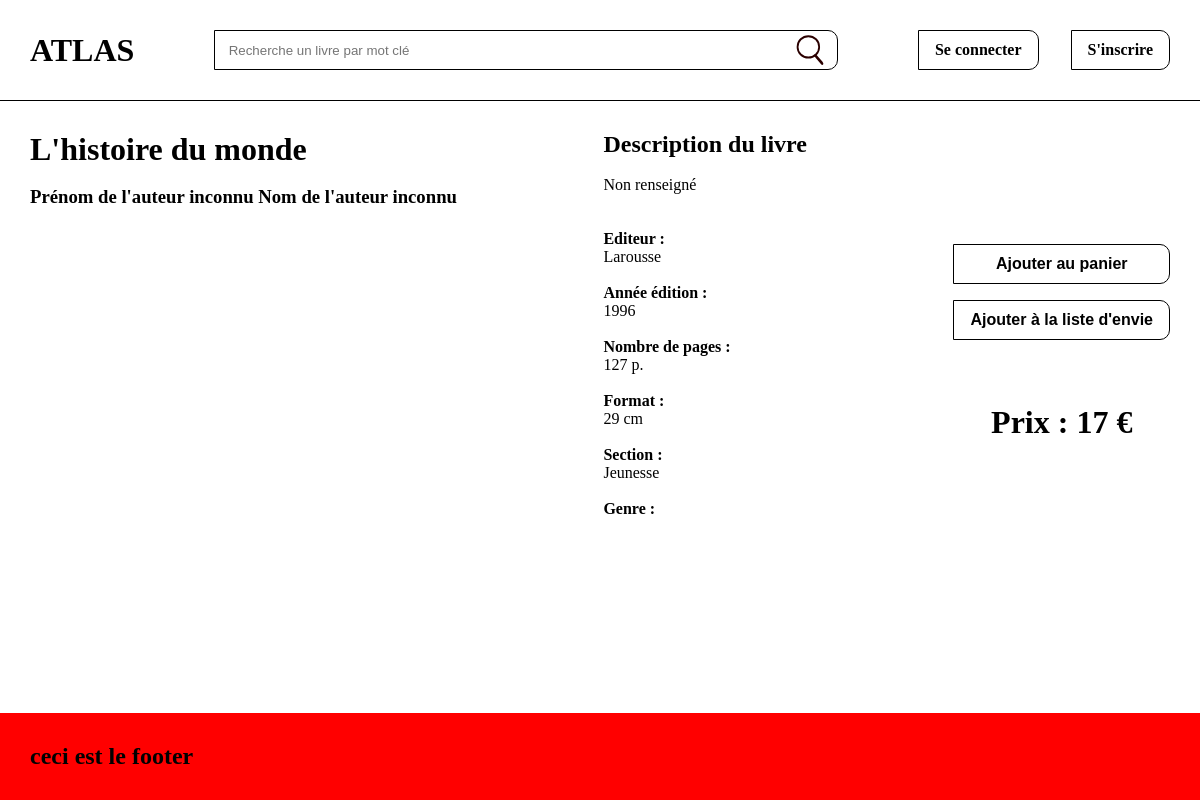
/controler/livre.ctrl.php?isbn=2-03-652407-9, run on an earlier commit of the app's database.
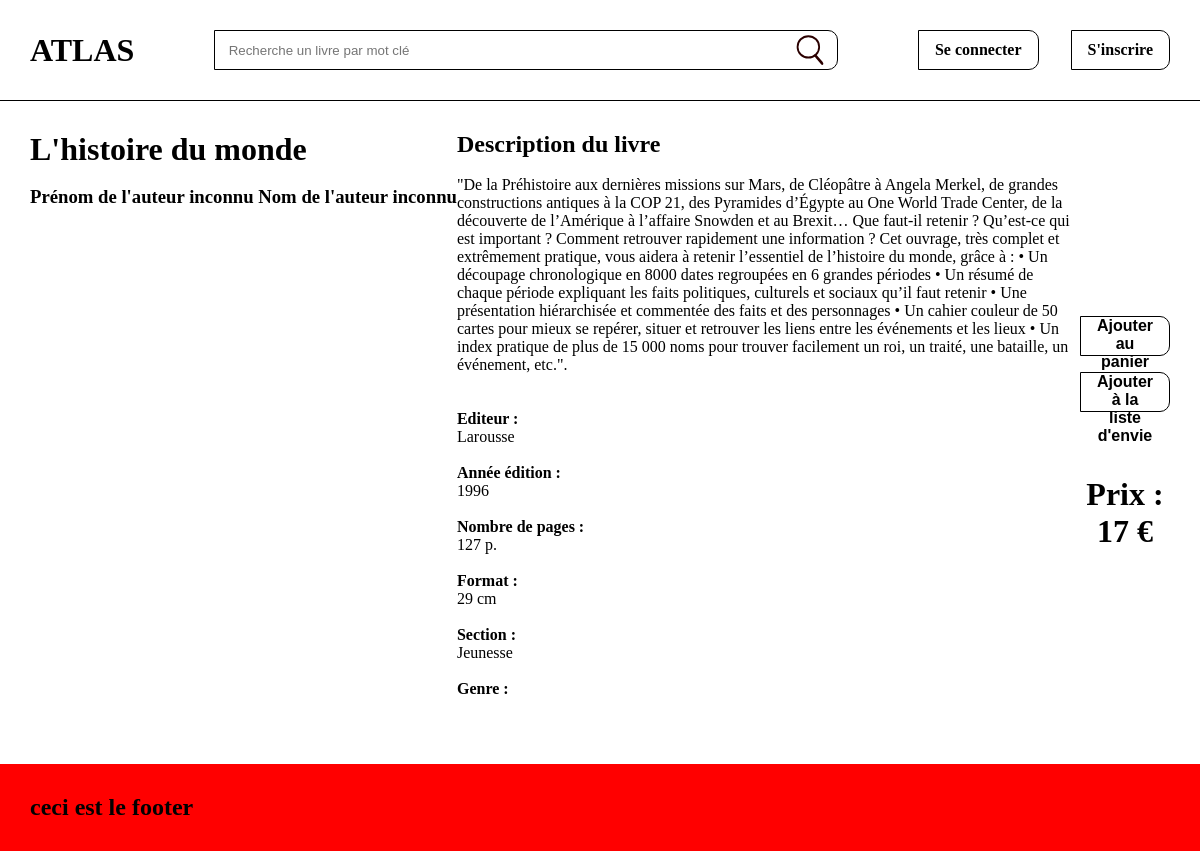
And on a later commit of the database.
### tables this page shows
CREATE TABLE livre (
	isbn STRING PRIMARY KEY,
	titre STRING,
	sousTitre STRING,
	auteurNom STRING,
	auteurPrenom STRING,
	auteurFacultatifNom STRING,
	auteurFacultatifPrenom STRING,
	editeur STRING,
	anneeedition STRING,
	pages STRING,
	format STRING,
	section STRING,
	prix NUMERIC,
	imageURL STRING,
	synopsis TEXT
);

### framework/view.fw.php (called while the page is built, shortened)
<?php
class View {
  function display(string $filename) {
    $filePath = "../view/".$filename;
    require($filePath);
    exit(0);
  }
}
?>

### controler/livre.ctrl.php (called while the page is built, shortened)
<?php
require_once('../model/globalDAO.php');
require_once('../model/LivreDAO.class.php');
require_once(__DIR__.'/../framework/view.fw.php');
if (isset($_GET["isbn"])){
    $isbn = $_GET["isbn"];
}
else {
    print("Erreur, isbn non trouvé");
    exit(1);
}
$dao = new LivreDAO();
$livre = $dao->getLivre($isbn);
$auteurprenom = $livre->getAuteurPrenom();
$auteurnom = $livre->getAuteurNom();
$titre = $livre->getTitre();
$prix = $livre->getPrix();
$genre = $livre->getSousTitre();
$auteurfacultatifnom =$livre->getAuteurFacultatifNom();
$auteurfacultatifprenom = $livre->getAuteurFacultatifPrenom();
$anneeedition = $livre->getAnneeEdition();
$pages = $livre->getPages();
$editeur = $livre->getEditeur();
$format = $livre->getFormat();
$section = $livre->getSection();
$synopsis = $livre -> getSynopsis();
$imageURL = $livre -> getImageURL();
if($auteurprenom == ''){
    $auteurprenom = "Prénom de l'auteur inconnu";
}
if($auteurnom == ''){
    $auteurnom = "Nom de l'auteur inconnu";
}
if($auteurfacultatifnom == ''){
    $auteurfacultatifnom = "";
}
if($auteurfacultatifprenom == ''){
    $auteurfacultatifprenom = "";
}
$view = new View();
$view->assign("auteurprenom",$auteurprenom);
$view->assign("auteurnom", $auteurnom);
$view->assign("titre", $titre);
$view->assign("prix",$prix);
$view->assign("synopsis", $synopsis);
$view->assign("genre", $genre);
$view->assign("auteurfacultatifnom",$auteurfacultatifnom);
$view->assign("auteurfacultatifprenom", $auteurfacultatifprenom);
$view->assign("anneeedition",$anneeedition);
$view->assign("pages",$pages);
$view->assign("format",$format);
$view->assign("editeur",$editeur);
$view->assign("section",$section);
$view -> assign("synopsis", $synopsis);
$view -> assign("imageURL", $imageURL);
$view -> display("livre.view.php");
?>

### model/globalDAO.php (called while the page is built, shortened)
<?php
	function getDAO() {
		static $dao = NULL;
		if ($dao == NULL){
			$database = 'sqlite:'.dirname(__FILE__).'/../data/database.db';
			try {
				$dao = new PDO($database);
			} catch (PDOException $e) {
				die("PDO Error :".$e -> getMessage()."$database\n");
			}
		}
		return $dao;
	}
?>

### model/LivreDAO.class.php (called while the page is built, shortened)
<?php
require_once(dirname(__FILE__).'/Livre.class.php');
require_once(dirname(__FILE__).'/globalDAO.php');
  class LivreDAO {
    private $db;
    function __construct() {
      $this -> db = getDAO();
    }
    function getLivre(string $isbn) : Livre {
      $req = "SELECT * FROM livre WHERE isbn='$isbn'";
      $pdo = $this -> db -> query($req);
      $result = $pdo -> fetchAll(PDO::FETCH_ASSOC);
      $prix = floatval($result[0]["prix"]);
      $synopsis = "";
      if ($result[0]["auteurFacultatifNom"] == null){
        $auteurFacultatifNom = "";
      } else {
        $auteurFacultatifNom = $result[0]["auteurFacultatifNom"];
      }
      if ($result[0]["auteurFacultatifPrenom"] == null){
        $auteurFacultatifPrenom = "";
      } else {
        $auteurFacultatifPrenom = $result[0]["auteurFacultatifPrenom"];
      }
      if ($result[0]["imageURL"] == ""){
        $imageURL = "../view/assets/images/imageTest.jpg";
      } else {
        $imageURL = $result[0]["imageURL"];
      }
      if ($result[0]["synopsis"] == ""){
        $synopsis = "Non renseigné";
      } else {
        $synopsis = $result[0]["synopsis"];
      }
      $livre = new Livre($result[0]["isbn"], $result[0]["titre"], $result[0]["sousTitre"], $result[0]["auteurNom"], $result[0]["auteurPrenom"], $auteurFacultatifNom, $auteurFacultatifPrenom, $result[0]["editeur"], $result[0]["anneeedition"], $result[0]["pages"], $result[0]["format"], $result[0]["section"], $prix, $synopsis, $imageURL);
      return $livre;
    }
  }
?>

### model/Livre.class.php (called while the page is built, shortened)
<?php
class Livre {
  private string $titre;
  private string $auteurNom;
  private string $auteurPrenom;
  private string $editeur;
  private string $anneeEdition;
  private string $pages;
  private string $format;
  private string $section;
  private float $prix;
  private string $synopsis;
  function __construct(string $numISBN = "", string $titre = "", string $sousTitre = "", string $auteurNom = "", string $auteurPrenom = "", string $auteurFacultatifNom = "", string $auteurFacultatifPrenom = "", string $editeur = "", string $anneeEdition = "", string $pages = "", string $format = "" , string $section = "", float $prix = 0.0, string $synopsis = "", string $imageURL = "") {
    $this->titre = $titre;
    $this->auteurNom = $auteurNom;
    $this->auteurPrenom = $auteurPrenom;
    $this->editeur = $editeur;
    $this->anneeEdition = $anneeEdition;
    $this->pages = $pages;
    $this->format = $format;
    $this->section = $section;
    $this->synopsis = $synopsis;
    $this->prix = $prix;
  }
  public function getAuteurNom() {
    return $this->auteurNom;
  }
  public function getAuteurPrenom() {
    return $this->auteurPrenom;
  }
  public function getEditeur() {
    return $this->editeur;
  }
  public function getAnneeEdition() {
    return $this->anneeEdition;
  }
  public function getPages() {
    return $this->pages;
  }
public function getFormat() {
  return $this->format;
}
public function getSection() {
  return $this->section;
}
  public function getTitre() {
    return $this->titre;
  }
  public function getSynopsis() {
    return $this->synopsis;
  }
  public function getPrix() {
    return $this->prix;
  }
}
 ?>

### view/livre.view.php (the view, shortened to what this page needs)
<link rel="stylesheet" href="../view/assets/css/livre.css">
<?php require_once('header.view.php');?>
<div class="container space-between">
	<div class="left">
		<div class = "topleft">
			<h1> <?=$titre?> </h1><br>
			<h3> <?=$auteurprenom?> <?=$auteurnom?></h3>
		</div>
		<div class="centerleft">
		</div>
	</div>
	<div class="center">
		<div class="centrecenter">
			<h2> Description du livre </h2><br>
			<p> <?=$synopsis?></p><br>
		</div>
		<div class="bottomcenter">
			<br>
			<h4>Editeur :</h4><?=$editeur?><br><br>
			<h4>Année édition :</h4><?=$anneeedition?><br><br>
			<h4>Nombre de pages :</h4><?=$pages?> </h4><br><br>
			<h4>Format : </h4><?=$format?><br><br>
			<h4>Section : </h4><?=$section?> </h4><br><br>
			<h4>Genre : </h4><?=$genre?><br><br>
		</div>
	</div>
	<div class="right">
		<div>
			<button type="button" class="btn">Ajouter au panier</button>
			<button type="button" class="btn">Ajouter à la liste d'envie</button>
		</div>
		<div>
			<p class="prix"> Prix : <?=$prix?> €</p>
		</div>
	</div>
</div>
<?php require_once('footer.view.php');?>

### view/header.view.php (shortened to what this page needs)
<!DOCTYPE html>
<html lang="fr">
<head>
	<link rel="stylesheet" href="../view/assets/css/style.css">
</head>
<body>
<header>
	<div class="container space-between">
		<h1><a href="homepage.ctrl.php">ATLAS</a></h1>
		<form action="homepage.ctrl.php" class="search-bar" method="get">
			<input type="text" name="keywords" id="" placeholder="Recherche un livre par mot clé">
			<button type="submit"></button>
		</form>
		<div class="connect">
			<a href="login.ctrl.php" class="btn"><strong>Se connecter</strong></a>
			<a href="signUp.ctrl.php" class="btn"><strong>S'inscrire</strong></a>
		</div>
	</div>
</header>
<main>

### view/footer.view.php (shortened to what this page needs)
</main>
<footer>
	<div class="container">
		<h2>ceci est le footer</h2>
	</div>
</footer>
</body>
</html>

### view/assets/css/livre.css (style rules this page uses)
.left { display:flex; flex-direction: column; white-space: nowrap ; }
.center { display:flex; flex-direction: column; }
.topleft { min-height: 100px; }
.centerleft { display:flex; width: 100%; flex:2; }
.centrecenter { width: auto; }
main button { font-size: 16px; cursor: pointer; text-align: center; }
.right { display: flex; flex-direction: column; align-self: center; }
.right div:nth-of-type(1) { display: flex; flex-direction: column; gap: 1em; }
.right div:nth-of-type(2) { margin-top: 2em; font-size: 2em; font-weight: bold; text-align: center; }

### view/assets/css/style.css (style rules this page uses)
body { min-height: 100vh; background-color: white; display: flex; flex-direction: column; }
a { text-decoration: unset; color: unset; }
.space-between { display: flex; justify-content: space-between; }
.container { max-width: 1500px; margin: 0 auto; }
.center { display: flex; justify-content: center; }
.btn { height: 40px; padding: 0 1em; border: 1px solid; border-radius: 0 10px 10px 0; background-color: white; font-weight: bold; }
header { background-color: white; padding: 30px; border-bottom: 1px solid black; }
header h1 { font-family: Gogh; }
header > div { align-items: center; }
header .container { max-width: 1600px; }
.connect { display: flex; justify-content: space-between; gap: 2em; }
.connect a { display: flex; align-items: center; }
.search-bar { display: flex; flex: 1; height: 40px; background-color: white; border: 1px solid; border-radius: 0 10px 10px 0; margin: 0 5em; }
input[name="keywords"] { height: 100%; width: 100%; padding-left: 1em; border: unset; }
.search-bar button { height: 100%; width: 60px; background: url("../images/search-icon.svg") center/contain no-repeat; border: unset; cursor: pointer; }
main { flex: 1; padding: 30px; }
footer { background-color: red; padding: 30px; }

What changed in the data, as far as the page shows it:
changed livre "L'histoire du monde": synopsis "Non renseigné" → "\"De la Préhistoire aux dernières missions sur Mars, de Cléopâtre à Angela Merkel, de grandes constructions antiques à la COP 21, des Pyramides d’Égypte au One World Trade Center, de la découverte de l’Amérique à l’affaire Snowden et au Brexit… Que faut-il retenir ? Qu’est-ce qui est important ? Comment retrouver rapidement une information ? Cet ouvrage, très complet et extrêmement pratique, vous aidera à retenir l’essentiel de l’histoire du monde, grâce à : • Un découpage chronologique en 8000 dates regroupées en 6 grandes périodes • Un résumé de chaque période expliquant les faits politiques, culturels et sociaux qu’il faut retenir • Une présentation hiérarchisée et commentée des faits et…"
